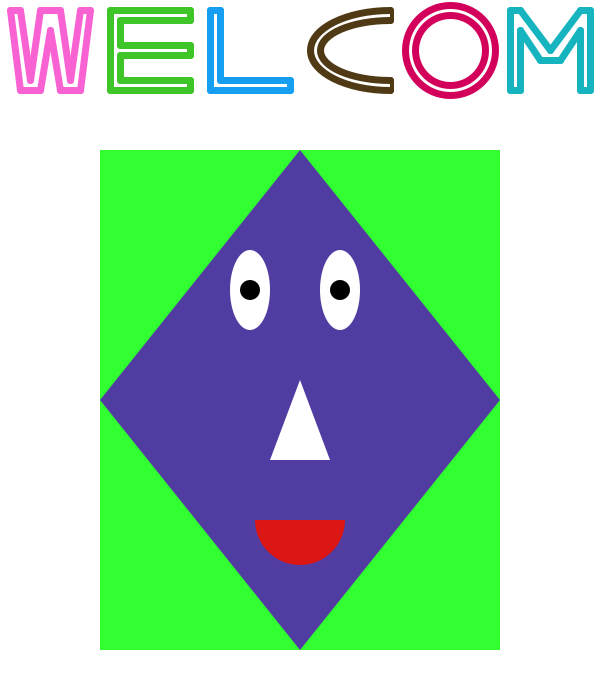
Frame 1 (no input)
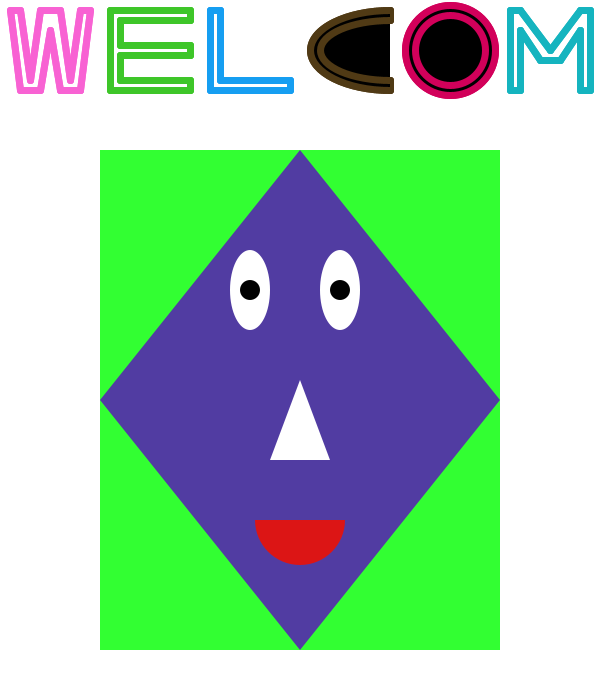
Frame 2 (the mouse pressed at the canvas centre, redrawn once)

The Processing sketch that drew these frames (run headless with seeded random() and noise(); the mouse was pressed at the canvas centre and the sketch redrawn once):

// Processing sketch: processing_11812
// ── processing_11812.pde

// Assignment 1
// Name: Subin Park
// E-mail: spark02@brynmawr.edu 
// Date: 9-6-10

void setup(){
size(600, 700);
background(255, 255, 255);
noLoop();
smooth();
}

void draw(){

  strokeWeight(7);
  stroke(248,98,211);
  //W
 line(10, 10, 20, 10);
 line(10, 10, 20, 90);
 line(20, 10, 30, 80);
 line(20, 90, 40, 90);
 line(30, 80, 40, 10);
 line(40, 10, 60, 10);
 line(40, 90, 50, 30);
 line(50, 30, 60, 90);
 line(60, 90, 80, 90);
 line(60, 90, 80, 90);
 line(60, 10, 70, 80);
 line(70, 80, 80, 10);
 line(80, 10, 90, 10);
 line(80, 90, 90, 10);
 
 
 //E
 stroke(62,198,41);
 line(110, 10, 190, 10);
 line(110, 10, 110, 90);
 line(110, 90, 190, 90);
 line(190, 10, 190, 20);
 line(120, 20, 190, 20);
 line(120, 20, 120, 45);
 line(120, 45, 190, 45);
 line(190, 45, 190, 55);
 line(120, 55, 190, 55);
 line(120, 55, 120, 80);
 line(120, 80, 190, 80);
 line(190, 80, 190, 90);
 
 //L
 stroke(22,158,241);
 line(210, 10, 220, 10);
 line(210, 10, 210, 90);
 line(220, 10, 220, 80);
 line(220, 80, 290, 80);
 line(210, 90, 290, 90);
 line(290, 80, 290, 90);
 
 //C
 stroke(80,58,21);
 line(390, 10, 390, 20);
 line(390, 80, 390, 90);
 arc(390, 50, 160, 80, PI/2, TWO_PI-PI/2);
 arc(390, 50, 140, 60, PI/2, TWO_PI-PI/2);
 
 //O
 stroke(210, 0, 90);
 ellipse(450, 50, 90, 90);
 ellipse(450, 50, 70, 70);
 
 //M
 stroke(21, 180, 191);
 line(510, 10, 520, 10);
 line(510, 10, 510, 90);
 line(510, 90, 520, 90);
 line(520, 30, 520, 90);
 line(520, 10, 550, 50);
 line(550, 50, 580, 10);
 line(580, 10, 590, 10);
 line(520, 30, 540, 60);
 line(540, 60, 560, 60);
 line(560, 60, 580, 30);
 line(580, 30, 580, 90);
 line(580, 90, 590, 90);
 line(590, 90, 590, 10);
 
 //rectangle
 noStroke();
 fill(50, 255, 50);
 rect(100, 150, 400, 500);
 
 //diamond
 fill(81, 60, 162);
 triangle(300, 150, 100, 400, 500, 400);
 triangle(100, 400, 300, 650, 500, 400);
 
 //EYES
 fill(255, 255, 255);
 ellipse(250, 290, 40, 80);
 ellipse(340, 290, 40, 80);
 
 //MOUSE
 fill(220, 21, 21);
 arc(300, 520, 90, 90, 0, PI);
 
 //NOSE
 fill(255, 255, 255);
 triangle(300, 380, 330, 460, 270, 460);
 
 //PUPILS
 fill(0, 0, 0);
 ellipse(250, 290, 20, 20);
 ellipse(340, 290, 20, 20);
 
}
